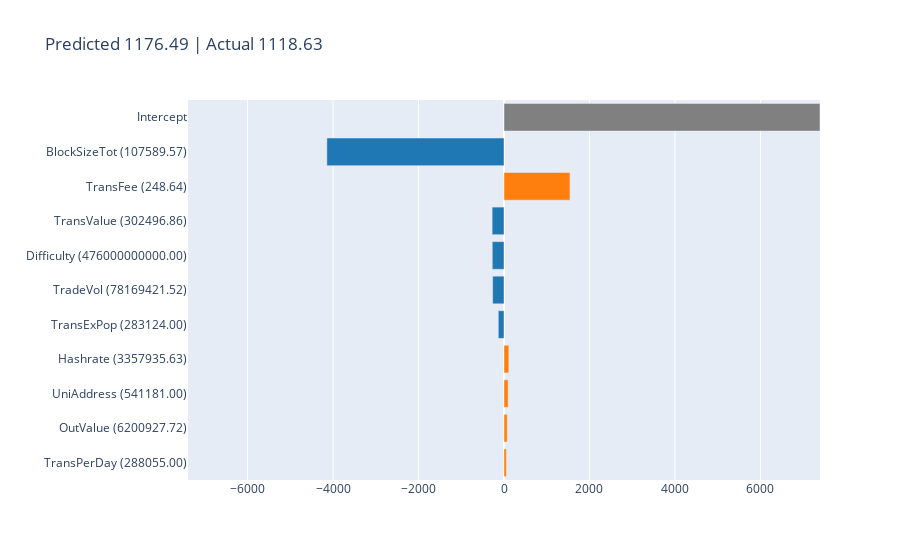

Notebook cell for this chart:
### Markdown cell above
## Local Interpretability

### Code cell
from interpret.blackbox import LimeTabular
lime = LimeTabular(predict_fn=reg.predict, data=X, random_state=1,feature_names=feature_names)
lime_local = lime.explain_local(X[:4], y[:4], name='LIME')
iplot(lime_local.visualize(3))

### Figure 1 — Plotly figure (JSON) as saved in the notebook; plotly's stock layout.template omitted (floating-point values rounded to 4 significant figures)
{"data": [{"marker": {"color": ["#ff7f0e", "#ff7f0e", "#ff7f0e", "#ff7f0e", "#1f77b4", "#1f77b4", "#1f77b4", "#1f77b4", "#ff7f0e", "#1f77b4", "#808080"]}, "orientation": "h", "type": "bar", "x": [56.63, 74.94, 96.47, 112.9, -133.7, -265.6, -274.2, -277.8, 1544.0, -4145.0, 7394.0], "y": ["TransPerDay (288055.00)", "OutValue (6200927.72)", "UniAddress (541181.00)", "Hashrate (3357935.63)", "TransExPop (283124.00)", "TradeVol (78169421.52)", "Difficulty (476000000000.00)", "TransValue (302496.86)", "TransFee (248.64)", "BlockSizeTot (107589.57)", "Intercept"]}], "layout": {"title": {"text": "Predicted 1176.49 | Actual 1118.63"}, "xaxis": {"range": [-7394.0, 7394.0], "title": {"text": ""}}, "yaxis": {"automargin": true, "title": {"text": ""}}}}
